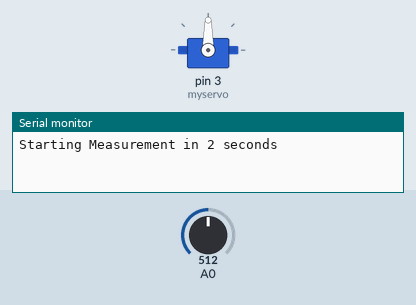
This sketch was run on a simulated Arduino Uno, built with avr-gcc and run on an emulated ATmega328P. Shown: servo, the last lines printed to the serial monitor. The inputs (shaded band) are chosen by the test bench; at power-on: A0 = 512.

Above: at 0.1 s.
At 12.1 s:
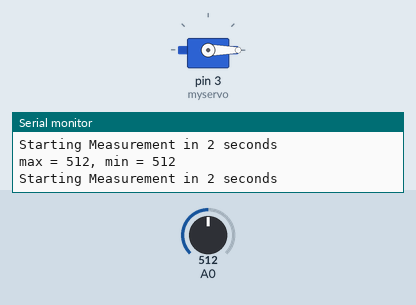
Timing chart, 0 to 13.6 s (numbered marks = the images above):
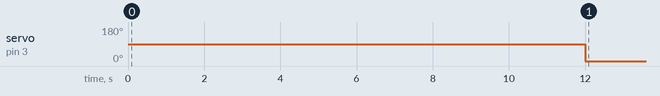

The sketch:

demo-1.ino
```cpp
#include <Servo.h>
unsigned long count;

Servo myservo;
void setup() {
  // put your setup code here, to run once:
  count = 0;
  myservo.attach(3);
  Serial.begin(9600);
}

void loop() {
  //myservo.write(50);
  unsigned long init = millis();
  unsigned int light_max = 0;
  unsigned int light_min = 1024;
  unsigned int temp = 0;
  Serial.print("Starting Measurement in 2 seconds\n");
  unsigned int servo_angle = 0;
  while(millis() - init< 5000)
  {
    digitalWrite(LED_BUILTIN, HIGH);
    temp = analogRead(A0);
    if(temp> light_max)
    {
      light_max = temp;
    }
    digitalWrite(LED_BUILTIN, LOW);

  }
  init = millis();
  while(millis() -init < 5000)
  {

    digitalWrite(LED_BUILTIN, HIGH);
    temp = analogRead(A0);
    if(temp< light_min)
    {
      light_min = temp;
    }
    digitalWrite(LED_BUILTIN, LOW);
  }
//  Serial.print(count);
 // myservo.write(30);
  // put your main code here, to run repeatedly:
//  delay(1000);
//  count+= 1;
char buf [32];
sprintf(buf, "max = %i, min = %i\n", light_max, light_min);
Serial.print(buf);
delay(2000);
servo_angle = light_max;
map(servo_angle, 0, 760, 0, 179);
myservo.write(servo_angle);


servo_angle = light_min;
map(servo_angle, 0, 760, 0, 179);
myservo.write(servo_angle);
//  if(count %3 ==0 && count/ 3 !=0)
//    Serial.print("Message that prints every 3 seconds\n");
//  if(count %7 == 0 && count /7 != 0)
//    Serial.print("Message that print every 7 seconds\n");
//  if(count %15 ==0 && count /15 != 0)
//    Serial.print("Message that prints every 15 seconds\n");
//  //delay(3000);
}
```

Measured:
- by itself, servo on pin 3 (myservo): 90° → 0° at 12.0 s
